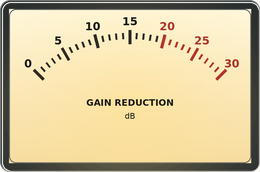
#> input picture lv2/eisenkern.lv2/modgui/assets/thd-meter-base.png, 260 x 172 px
$ python make_thd_meter.py
#> lines starting #> are read from the running program, lines starting #| are printed output that depends on the picture
#!/usr/bin/env python3
"""Derive the Eisenkern THD meter face from the transferred GS76 asset."""
from pathlib import Path

from PIL import Image, ImageDraw, ImageFont


ROOT = Path(__file__).resolve().parents[1]
ASSETS = ROOT / 'lv2/eisenkern.lv2/modgui/assets'
SOURCE = ASSETS / 'thd-meter-base.png'
OUTPUT = ASSETS / 'thd-meter-face.png'


def font(size, bold=False):
    suffix = 'Bold.ttf' if bold else '.ttf'
    candidates = (
        '/usr/share/fonts/truetype/dejavu/DejaVuSans-' + suffix,
        '/usr/share/fonts/truetype/dejavu/DejaVuSans.ttf',
    )
    for name in candidates:
        try:
            return ImageFont.truetype(name, size)
        except OSError:
            pass
    return ImageFont.load_default()


def centered(draw, y, text, face, fill=(28, 26, 22, 255)):
    box = draw.textbbox((0, 0), text, font=face)
    draw.text(((260 - (box[2] - box[0])) / 2, y), text, font=face, fill=fill)


def main():
    image = Image.open(SOURCE).convert('RGBA')
#> image is the input picture: PIL image 260x172 RGBA; mean R, G, B, A 215.3, 199, 156.5, 251.8
    draw = ImageDraw.Draw(image)
    # The GS76 source face is retained as thd-meter-base.png. Repaint only the
    # centre legend. Interpolate each affected row from clean pixels on both
    # sides so the original vertical/radial backlight remains continuous.
    pixels = image.load()
    for y in range(93, 130):
        left, right = pixels[65, y], pixels[195, y]
        for x in range(70, 191):
            t = (x - 65) / 130.0
            pixels[x, y] = tuple(round(a + (b - a) * t)
                                 for a, b in zip(left, right))
#> this loop made 37 passes
#> right on passes 1 to 12: (251, 230, 175, 255), (251, 230, 175, 255), (251, 230, 174, 255), (251, 230, 174, 255), (251, 230, 174, 255), (251, 230, 174, 255), (251, 230, 174, 255), (251, 229, 173, 255), (251, 229, 173, 255), (251, 229, 172, 255), (251, 229, 172, 255), (251, 229, 172, 255)
#> (left, right) on pass 37: ((250, 225, 164, 255), (250, 225, 165, 255))
    centered(draw, 98, 'THD', font(11, bold=True))
    centered(draw, 114, '%', font(9))
    image.save(OUTPUT)
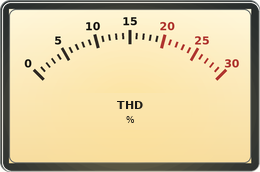
#> saved as thd-meter-face.png: PIL image 260x172 RGBA; mean R, G, B, A 216.2, 199.9, 157.6, 251.8; transparent parts drawn white
    print('geschrieben:', OUTPUT)


if __name__ == '__main__':
    main()
